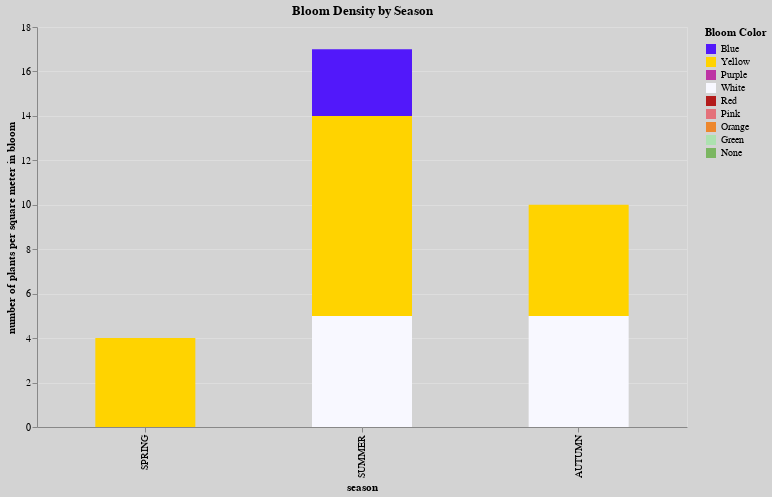

Notebook code cell kept with this figure:
### Code cell
spring=blooming.groupby(['spring', 'bloom_color']
                ).count(
                ).reset_index(
                ).rename(columns={'plants_per_meter':'SPRING'}
                ).filter(['spring','bloom_color', 'SPRING'])

spring2=spring.loc[spring['spring']==1].filter(['bloom_color', 'SPRING']).set_index('bloom_color')

summer=blooming.groupby(['summer', 'bloom_color']).count().rename(columns={'plants_per_meter':'SUMMER'}).loc[1].filter(['bloom_color', 'SUMMER'])

autumn=blooming.groupby(['autumn', 'bloom_color']
                ).count(
                ).reset_index(
                ).rename(columns={'plants_per_meter':'AUTUMN'}
                ).filter(['autumn','bloom_color', 'AUTUMN'])

autumn2=autumn.loc[autumn['autumn']==1].filter(['bloom_color', 'AUTUMN']).set_index('bloom_color')
    
source=pd.concat([spring2, summer, autumn2], axis=1).T.reset_index().rename(columns={'index':'season'}).melt('season')       
source
color = alt.Color('bloom_color:N',
                    scale = alt.Scale(domain=['Blue', 'Yellow', 'Purple', 'White', 'Red', 'Pink', 'Orange', 'Green', 'None'], 
                    range=['#5218FA', '#FFD300', '#BD33A4', '#F8F8FF', '#B31B1B', '#E4717A', '#ED872D', '#ACE1AF','#7BB661']),
                    legend = alt.Legend(title="Bloom Color"))
seasonaldistribution = alt.Chart(data=source, title='Bloom Density by Season').mark_bar(size=100).encode(
                    x=alt.X('season:N', sort=['SPRING', 'SUMMER', 'AUTUMN']),
                    y=alt.Y('value:Q',axis=alt.Axis(title='number of plants per square meter in bloom')),
                    color=color
                    ).properties(width=650, height=400).configure(background='#D3D3D3')

seasonaldistribution

### Figure 1 — Vega-Lite specification as saved in the notebook (floating-point values rounded to 4 significant figures)
{"config": {"view": {"continuousWidth": 400, "continuousHeight": 300}, "background": "#D3D3D3"}, "data": {"name": "data-7810b4e0e538879853dd46317abda0bb"}, "mark": {"type": "bar", "size": 100}, "encoding": {"color": {"type": "nominal", "field": "bloom_color", "legend": {"title": "Bloom Color"}, "scale": {"domain": ["Blue", "Yellow", "Purple", "White", "Red", "Pink", "Orange", "Green", "None"], "range": ["#5218FA", "#FFD300", "#BD33A4", "#F8F8FF", "#B31B1B", "#E4717A", "#ED872D", "#ACE1AF", "#7BB661"]}}, "x": {"type": "nominal", "field": "season", "sort": ["SPRING", "SUMMER", "AUTUMN"]}, "y": {"type": "quantitative", "axis": {"title": "number of plants per square meter in bloom"}, "field": "value"}}, "height": 400, "title": "Bloom Density by Season", "width": 650, "$schema": "https://vega.github.io/schema/vega-lite/v4.8.1.json", "datasets": {"data-7810b4e0e538879853dd46317abda0bb": [{"season": "SPRING", "bloom_color": "Yellow", "value": 4.0}, {"season": "SUMMER", "bloom_color": "Yellow", "value": 9.0}, {"season": "AUTUMN", "bloom_color": "Yellow", "value": 5.0}, {"season": "SPRING", "bloom_color": "Blue", "value": null}, {"season": "SUMMER", "bloom_color": "Blue", "value": 3.0}, {"season": "AUTUMN", "bloom_color": "Blue", "value": null}, {"season": "SPRING", "bloom_color": "White", "value": null}, {"season": "SUMMER", "bloom_color": "White", "value": 5.0}, {"season": "AUTUMN", "bloom_color": "White", "value": 5.0}]}}
